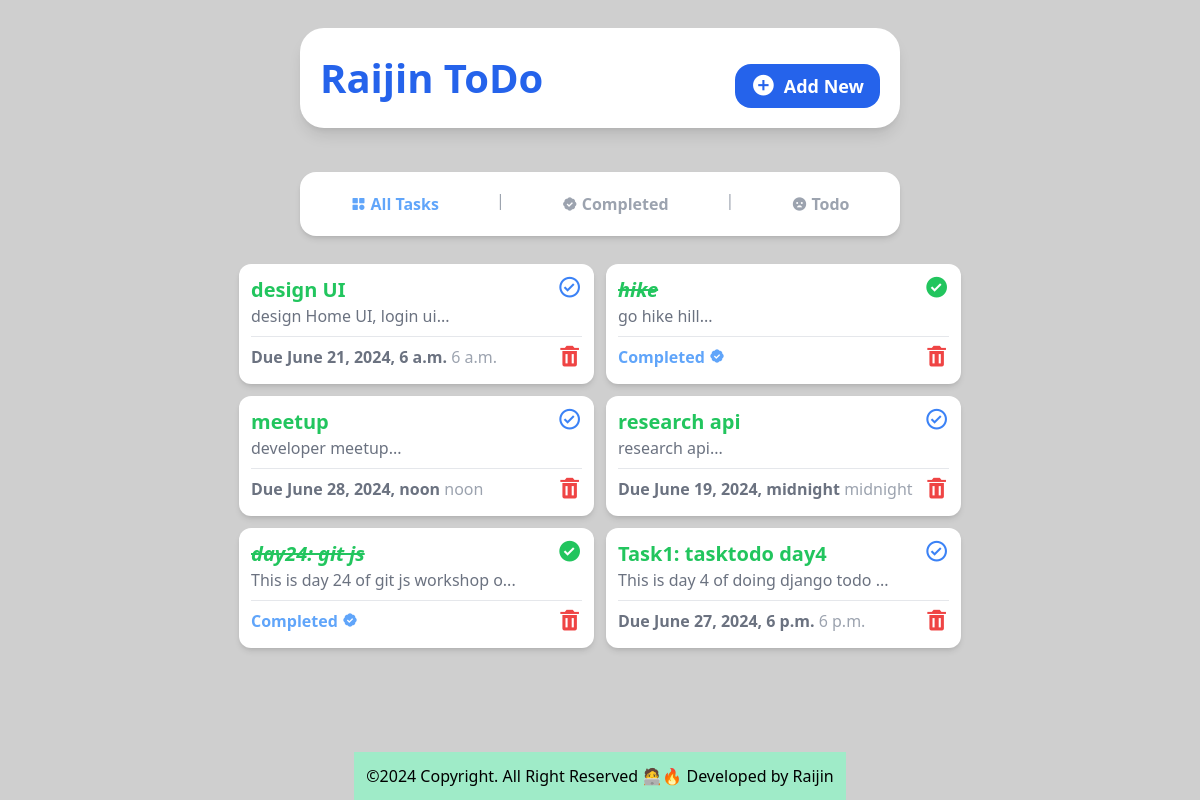
Before: / with the older database file.
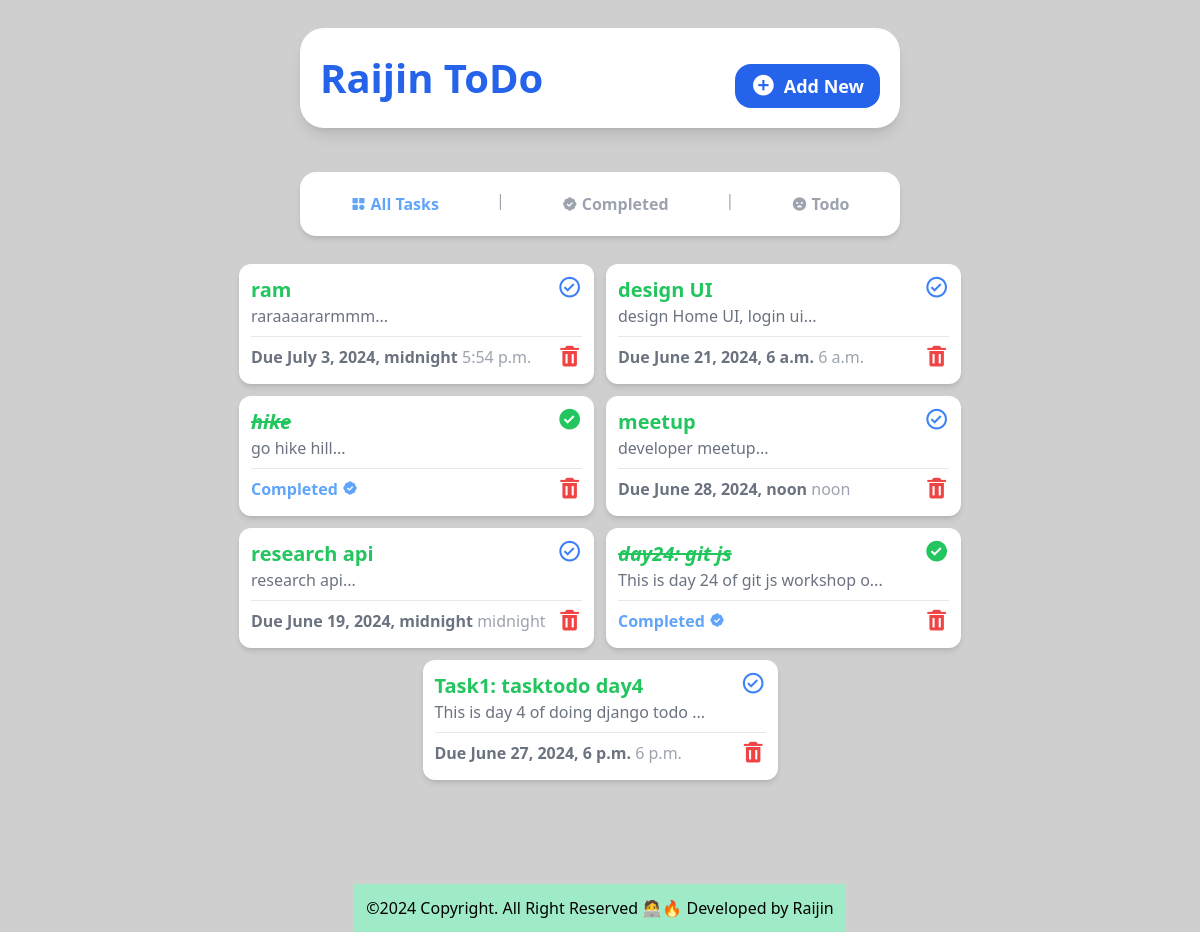
After: the same page with the newer database file.
### tasksTodo/models.py (models this page shows, shortened)
class Task(models.Model):
    title= models.CharField(max_length=200)
    description= models.TextField(null=True, blank=True)
    due_date= models.DateTimeField()
    due_time= models.TimeField()
    is_completed= models.BooleanField(default=False)

### tasksTodo/views.py (the view)
# urls.py: path('', views.index, name='index'),
def index(request):
    tasks= Task.objects.all().order_by('-id') # Get all tasks from the database
    return render(request, 'index.html',{
        'tasks': tasks # Pass the tasks to the template
    })

### tasksTodo/templates/index.html
{% include 'top_header.html'%}
  <body
    class="bg-[#cfcfcf] flex flex-col items-center justify-center gap-4 h-screen"
  >
  {% include 'add_new_header.html'%}
  {% include 'nav.html'%}
{% block content %}
  <section
  class="flex flex-1 flex-wrap justify-center gap-3 bg-[#fff0] w-10/12 md:w-11/12 h-full mb-3 rounded-2xl p-3 overflow-y-auto scrollbar-hide"
  >
   {%for iTask in tasks%}
   {%if iTask.is_completed %}
   <div
        class="w-[355px] flex flex-col shadow-md bg-white h-[120px] rounded-xl p-3"
      >
        <div class="flex flex-row justify-between">
          <div>
            <a href="{% url 'task_detail' task_id=iTask.id  %}">
              <h1
                class="text-green-500 font-semibold text-xl italic line-through"
              >
              {{iTask.title}}
              </h1>
            </a>
            <p class="text-gray-500 text-md">
              {{iTask.description | slice:":35"}}...
            </p>
          </div>
          <a href="{% url 'toggle_complete' task_id=iTask.id%}">
            <i class="bx bxs-check-circle bx-sm text-green-500"></i>
          </a>
        </div>
        <hr class="border-t border-gray-200 my-2" />
        <div class="flex flex-row justify-between">
          <h2 class="text-blue-400 font-bold">
            Completed <i class="bx bxs-badge-check"></i>
          </h2>
          <a href="{% url 'delete_task' %}">
            <i class="bx bxs-trash bx-sm text-red-500"></i>
          </a>
        </div>
      </div>
   {% else %}
  <div
    class="w-[355px] flex flex-col shadow-md bg-white h-[120px] rounded-xl p-3"
  >
    <div class="flex flex-row justify-between">
      <div>
        <a href="{% url 'task_detail' task_id=iTask.id  %}">
          <h1 class="text-green-500 font-semibold text-xl">
            {{iTask.title}}
          </h1>
        </a>
        <p class="text-gray-500 text-md">
          {{iTask.description | slice:":35"}}...
        </p>
      </div>
      <a href="{% url 'toggle_complete' task_id=iTask.id %}">
        <i class="bx bx-check-circle bx-sm text-blue-500"></i>
      </a>
    </div>
    <hr class="border-t border-gray-200 my-2" />
    <div class="flex flex-row justify-between">
      <h2 class="text-gray-500 font-bold">
        Due {{iTask.due_date}} <span class="font-medium text-gray-400">{{iTask.due_time}}</span>
      </h2>
      <a href="{% url 'delete_task' %}">
        <i class="bx bxs-trash bx-sm text-red-500"></i>
      </a>
    </div>
  </div>
  {%endif%}
  {%endfor%}
  </section>
{% endblock %}
{% include 'footer.html'%}

### templates/top_header.html (shortened to what this page needs)
{% load static%}
<!DOCTYPE html>
<html lang="en">
  <head>
    <link
      href="https://unpkg.com/boxicons@2.1.4/css/boxicons.min.css"
      rel="stylesheet"
    />
    <link rel="stylesheet" href="{% static 'style.css'%}" />
  </head>

### templates/add_new_header.html
    <header
      class="bg-white shadow-lg w-10/12 h-auto rounded-3xl flex flex-col sm:flex-row justify-between items-center p-5 m-7 md:w-3/6"
    >
      <h1 class="text-blue-600 font-bold text-[40px]">Raijin ToDo</h1>
      {% block button_change%}<a
        class="bg-blue-600 py-2 px-4 text-white font-semibold rounded-2xl text-lg mt-4 flex items-center gap-2"
        href="{% url 'add_task' %}"
        ><i class="bx bxs-plus-circle bx-sm"></i> Add New</a
      >{%endblock%}
    </header>

### templates/nav.html
<nav
  class="bg-white transition-all-[1s] shadow-md w-10/12 rounded-2xl h-auto p-4 flex flex-row justify-around md:w-3/6"
>
  <a
    href="{% url 'index' %}"
    class="{% if request.resolver_match.url_name == 'index' %}text-blue-400 transition duration-300 ease-out hover:ease-in hover:text-blue-500 font-semibold py-1 px-3 flex items-center gap-1{% else %}font-semibold text-gray-400 py-1 px-3 flex items-center gap-1{% endif %}"
    ><i class="bx bxs-category"></i>All Tasks</a
  >
  <span class="text-gray-400">|</span>
  <a
    href="{% url 'completed_task' %}"
    class="{% if request.resolver_match.url_name == 'completed_task' %}text-green-400 transition duration-300 ease-out hover:ease-in hover:text-blue-500 font-semibold py-1 px-3 flex items-center gap-1{% else %}font-semibold text-gray-400 py-1 px-3 flex items-center gap-1{% endif %}"
    ><i class="bx bxs-badge-check"></i>Completed</a
  >
  <span class="text-gray-400">|</span>
  <a
    href="{% url 'remaining_task' %}"
    class="{% if request.resolver_match.url_name == 'remaining_task' %}text-red-400 transition duration-300 ease-out hover:ease-in hover:text-blue-500 font-semibold py-1 px-3 flex items-center gap-1{% else %}font-semibold text-gray-400 py-1 px-3 flex items-center gap-1{% endif %}"
    ><i class="bx bxs-sad"></i>Todo</a
  >
</nav>

### templates/footer.html (shortened to what this page needs)
    <footer class="bg-danger text-center text-lg-start fixed-bottom" style="background: #9febc8!important">
      <div class="text-center p-3 text-dark">
        ©2024 Copyright. All Right Reserved 🧑‍💻🔥 Developed by <a class="text-dark fw-bold" href="#">Raijin</a>
      </div>
    </footer>
  </body>
</html>

Changed rows visible on the page:
added Task: title "ram", description "raraaaararmmm", due_date "July 3, 2024, midnight", due_time "5:54 p.m."
